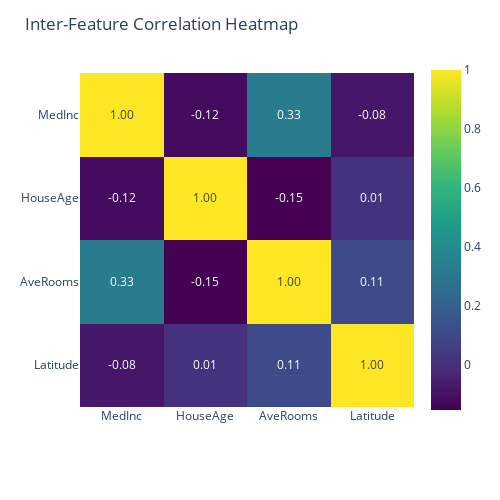

The code cell stored with this chart in its notebook:
### Code cell
# Plot Heatmap using Plotly
import plotly.express as px
fig = px.imshow(correlation_f, color_continuous_scale='Viridis', text_auto="0.2f")
# Title
fig.update_layout(title='Inter-Feature Correlation Heatmap')
# Fig Size
fig.update_layout(width=500, height=500)
fig.show()

### Figure 1 — Plotly figure (JSON) as saved in the notebook; plotly's stock layout.template omitted (floating-point values rounded to 4 significant figures)
{"data": [{"coloraxis": "coloraxis", "hovertemplate": "x: %{x}<br>y: %{y}<br>color: %{z}<extra></extra>", "name": "0", "texttemplate": "%{z:0.2f}", "type": "heatmap", "x": ["MedInc", "HouseAge", "AveRooms", "Latitude"], "xaxis": "x", "y": ["MedInc", "HouseAge", "AveRooms", "Latitude"], "yaxis": "y", "z": [[1, -0.119, 0.3269, -0.07981], [-0.119, 1, -0.1533, 0.01117], [0.3269, -0.1533, 1, 0.1064], [-0.07981, 0.01117, 0.1064, 1]]}], "layout": {"coloraxis": {"colorscale": [[0, "#440154"], [0.1111, "#482878"], [0.2222, "#3e4989"], [0.3333, "#31688e"], [0.4444, "#26828e"], [0.5556, "#1f9e89"], [0.6667, "#35b779"], [0.7778, "#6ece58"], [0.8889, "#b5de2b"], [1, "#fde725"]]}, "height": 500, "margin": {"t": 60}, "title": {"text": "Inter-Feature Correlation Heatmap"}, "width": 500, "xaxis": {"anchor": "y", "constrain": "domain", "domain": [0, 1], "scaleanchor": "y"}, "yaxis": {"anchor": "x", "autorange": "reversed", "constrain": "domain", "domain": [0, 1]}}}
